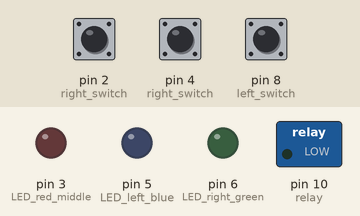
This sketch was run on a simulated Arduino Uno, built with avr-gcc and run on an emulated ATmega328P. On the bench: switched loads named in the sketch (green lamp = pin HIGH), output pins drawn as LEDs (lit = HIGH). Dashed ring = blinking. The inputs (shaded band) are chosen by the test bench; at power-on: pin 4 (right_switch) LOW, pin 2 (right_switch) LOW, pin 8 (left_switch) LOW. Random numbers use the default seed unless the sketch sets one.

Above: at 1.2 s.
1.3 s: pin 4 (right_switch) pulled HIGH for 0.15 s
At 1.9 s:
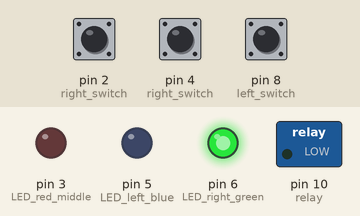
2.9 s: pin 2 (right_switch) pulled HIGH for 3.2 s
At 5.7 s:
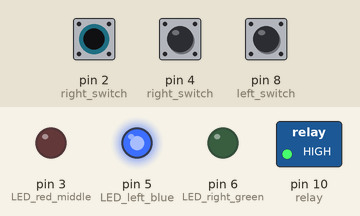
Timing chart, 0 to 16.3 s (numbered marks = the images above; inputs shaded):
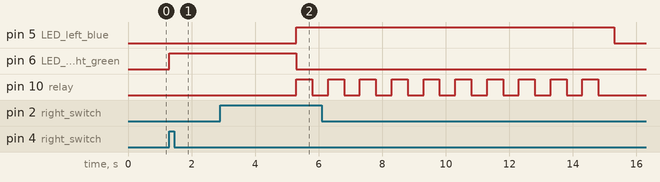

Measured:
- after the input at 1.3 s, pin 6 (LED_right_green): LOW → HIGH at once
- after the input at 2.9 s, pin 5 (LED_left_blue): LOW → HIGH after 2.4 s, → LOW 10.0 s later; pin 6 (LED_right_green): HIGH → LOW after 2.4 s; pin 10 (relay): alternates HIGH for 0.50 s and LOW for 0.50 s, 20 changes in all, then stays LOW, starting after 2.4 s

The sketch:

Variable_Interval.ino
```cpp
/* Variable Interval (VI) program
   Created: 9/11/2018
   Authors: Daniel W. Anner
*/

int delay_value = 500; // how fast the audible click is (higher=longer)
int fr = 5; // amount of button presses to start the relay
int interval_upper = 10; // highest variable interval that can be selected
int interval_lower = 2; // lowest variable interval that can be selected

void setup() {
  pinMode(2, INPUT); // right switch (spst momentary n.o.)
  pinMode(3, OUTPUT);  // LED red middle
  pinMode(4, INPUT);  // right switch, bottom black (spst)
  pinMode(5, OUTPUT);  // LED left blue
  pinMode(6, OUTPUT);  // LED right green
  pinMode(7, INPUT);  // left switch (spst momentary n.o.)
  pinMode(8, INPUT);  // left switch, bottom green (spst)
  pinMode(10, OUTPUT);  // relay
}

void triggerRelay() {
  digitalWrite(6, LOW); //Turn off the GREEN light
  digitalWrite(3, LOW); //Turn off the RED light

  for (int i = 0; i < 10; i++) { //repeat the next if/else 10 times
    digitalWrite(5, LOW);
    digitalWrite(10, LOW);
    digitalWrite(5, HIGH);
    digitalWrite(10, HIGH);
    delay(delay_value);
    digitalWrite(10, LOW);
    delay(delay_value);
    digitalWrite(10, HIGH);
    digitalWrite(10, LOW);
    digitalWrite(5, LOW);
  }
}

void loop() {
  bool hasRun = false; // simple temp var for do while loop
  int delay_seconds = (random(interval_lower, interval_upper) * 1000); // use ratio limits to get random value
  digitalWrite(3, LOW); digitalWrite(6, LOW); // turn off both LED's on start of script

  if (digitalRead(4) == HIGH) { //Bottom BLACK Button
    digitalWrite(6, digitalRead(4)); //Turn on the GREEN light

    delay(delay_seconds);

    do {
      if (digitalRead(2) == HIGH) { hasRun = true; triggerRelay(); }
    } while (!hasRun);
  } else if (digitalRead(8) == HIGH) { //Bottom GREEN Button
    digitalWrite(3, digitalRead(8)); //Turn on the RED light

    delay(delay_seconds);

    do {
      if (digitalRead(7) == HIGH) { hasRun = true; triggerRelay(); }
    } while (!hasRun);
  } else { digitalWrite(3, LOW); digitalWrite(6, LOW); }
}
```
